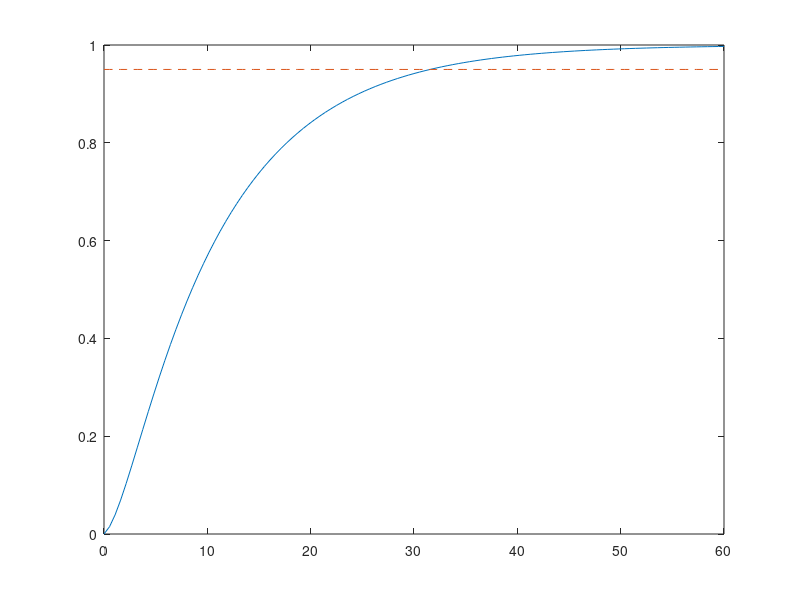

MATLAB code to generate this figure:
% Exercice 1

k = 3 ; 
tau = 90 ;

% td = 10; 
% Tr = tf([1], [td, 1])
% [y, t] = step(Tr) ; 
% plot (t, y, '-', t, 0.95*ones(size(t)), '--')

% td1 = 1; 
% td2 = 10 ; 
% Tr = tf([td1, 1], [td2, 1])
% [y, t] = step(Tr) ; 
% plot (t, y, '-', t, 0.95*ones(size(t)), '--')

td1 = 0.29 ; 
td2 = 1.72 ; 
td3 = 10 ; 
Tr = tf([td1, 1], [td2*td3, td2 + td3, 1])  
[y, t] = step(Tr) ; 
plot (t, y, '-', t, 0.95*ones(size(t)), '--')







